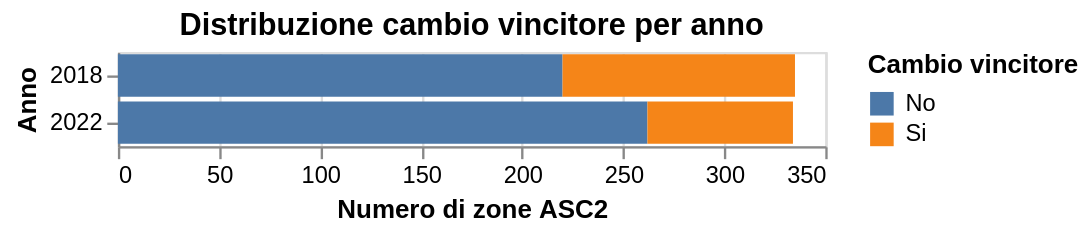

The specification (Vega-Lite) saved for this image:
### Vega-Lite specification from a JSON file in a GitHub repository (floating-point values rounded to 4 significant figures; data arrays with more than 128 entries replaced by an {"elided": "..."} marker saying what was removed)
{"usermeta": {"embedOptions": {"theme": "fivethirtyeight"}}, "config": {"view": {"continuousWidth": 300, "continuousHeight": 300}}, "data": {"name": "data-e6a8539240285b988c750b4a95d86a87"}, "mark": {"type": "bar"}, "encoding": {"color": {"field": "e_winner_changed_label", "title": "Cambio vincitore", "type": "nominal"}, "x": {"aggregate": "count", "scale": {"domain": [0, 350]}, "stack": "zero", "title": "Numero di zone ASC2", "type": "quantitative"}, "y": {"field": "YEAR", "title": "Anno", "type": "nominal"}}, "title": "Distribuzione cambio vincitore per anno", "transform": [{"calculate": "datum.e_winner_changed == 1 ? 'Si' : 'No'", "as": "e_winner_changed_label"}], "$schema": "https://vega.github.io/schema/vega-lite/v5.20.1.json", "datasets": {"data-e6a8539240285b988c750b4a95d86a87": {"elided": "669 records"}}}
